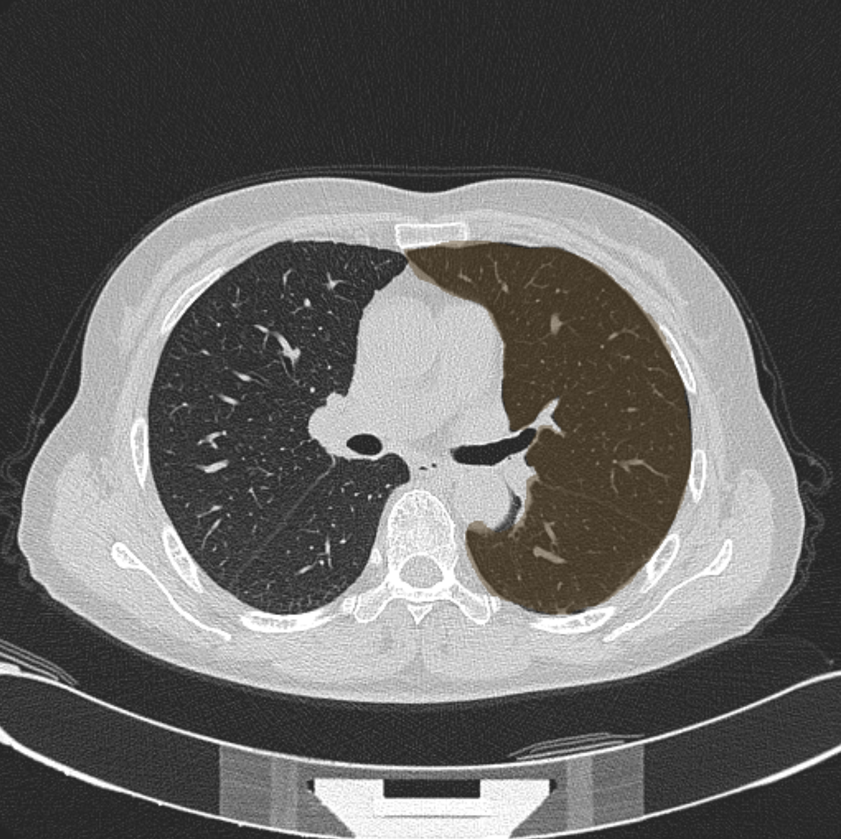
#> input picture mi/img1.png, 841 x 839 px, shrunk from 1294 x 1292 before the run
$ python '提取区域的边界.py'
#> lines starting #> are read from the running program, lines starting #| are printed output that depends on the picture; after the words box and inside, x2 and y2 are one past the last pixel; in counts of white or black regions, pixels touching at a corner belong together
### mi/customed_toolkit.py
import matplotlib.pyplot as plt
import numpy as np

from skimage.color import rgba2rgb,rgb2hsv
from scipy import ndimage as ndi


def show_with_mask(img, mask):
    img[mask,0]=1
    img[mask,1]=0
    img[mask,2]=0
    show_img(img, mask)

def show_img(*img):
    """
    展示图像
    """
    length = len(img)
    for i in range(length):
        plt.subplot(1,length,i+1)
        plt.imshow(img[i])
    plt.show()

def extract_edges_points(img):
    """
    获得边界mask和边界点集
    """
    from skimage.filters import sobel
    elevation_map = sobel(img)
    edges_mask = elevation_map > 0.5
    points = get_points_from_mask(edges_mask)
    return points, edges_mask

def get_points_from_mask(mask,origin='left-top'):
    """
    根据mask获取边界点
    """
    points = np.array( np.where(mask) )
    if origin == 'left-top':
        points = points[-1::-1]     # 直接将x,y坐标颠倒
    return points

# [18 lines left out: functions get_edges_from_curve, segment_by_mask, not called in this run]

### mi/提取区域的边界.py
import matplotlib.pyplot as plt
import numpy as np

from skimage.color import rgba2rgb,rgb2hsv
from skimage.feature import canny
from scipy import ndimage as ndi
from scipy.ndimage import find_objects
from customed_toolkit import extract_edges_points,show_with_mask,show_img


def get_edges_from_colouration(img_rgb):
    """
    提取蒙层的边界
    """

    height = img_rgb.shape[0]
    width = img_rgb.shape[1]

    # rgb2hsv
    img_hsv = rgb2hsv(img_rgb)
    img_hsv_hue = img_hsv[:,:,0]

    # Edge-based segmentation
    edges = canny(img_hsv_hue)

    # fill holes
    fill_holes = ndi.binary_fill_holes(edges)

    # label, 填充
    structure = [[1,1,1], [1,1,1], [1,1,1]]
    label_objects,nb_labels = ndi.label(fill_holes,structure)


    # 剔除额外的标签
    sizes = np.bincount(label_objects.ravel())
    mask_sizes = sizes> (height*width)*1e-5
    mask_sizes[0] = 0
    bin_img_cleaned = mask_sizes[label_objects]


    # 提取边界点
    return extract_edges_points(bin_img_cleaned)


if __name__ == "__main__":
    from skimage import io
    img = io.imread('./img1.png')
#> img is the input picture: shape (839, 841, 4); mean R, G, B, A 100.8, 99.9, 98.5, 255
    channel = img.shape[2]
#> channel = 4
    if channel == 4:
        img_rgb = rgba2rgb(img)
    points,edges_mask = get_edges_from_colouration(img_rgb)
#> in get_edges_from_colouration, `img_hsv = rgb2hsv(img_rgb)`: img_hsv: shape (839, 841, 3) float64; mean of channels 0, 1, 2 0.0091, 0.0303, 0.395
#> in get_edges_from_colouration, `img_hsv_hue = img_hsv[:,:,0]`:
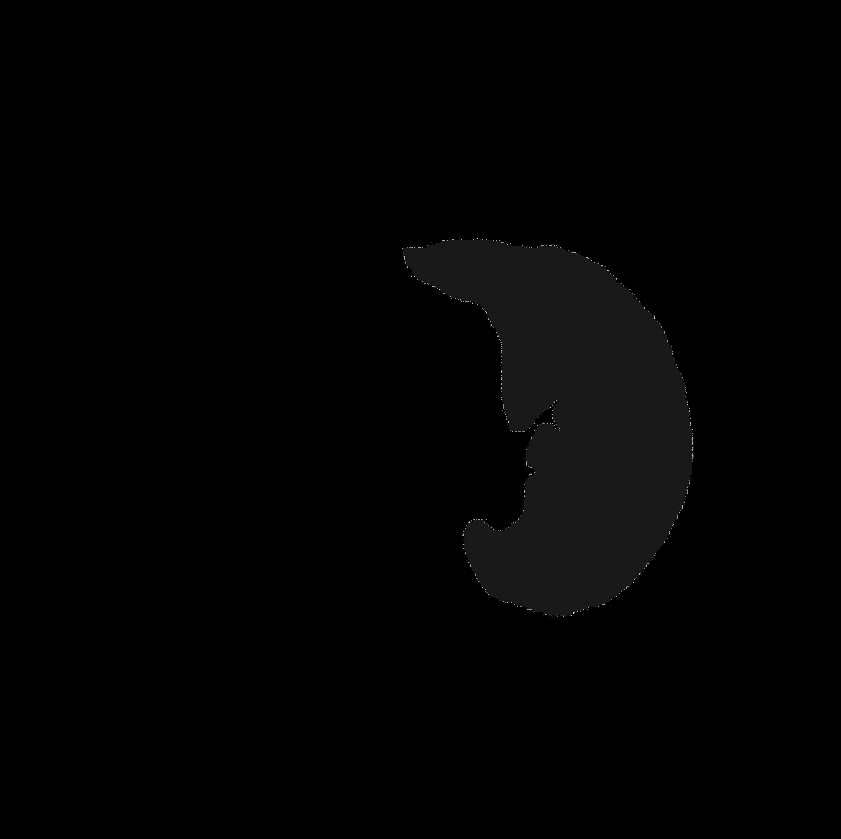
#> img_hsv_hue: shape (839, 841) float64; min 0, max 0.833, mean 0.0091
#> in get_edges_from_colouration, `edges = canny(img_hsv_hue)`:
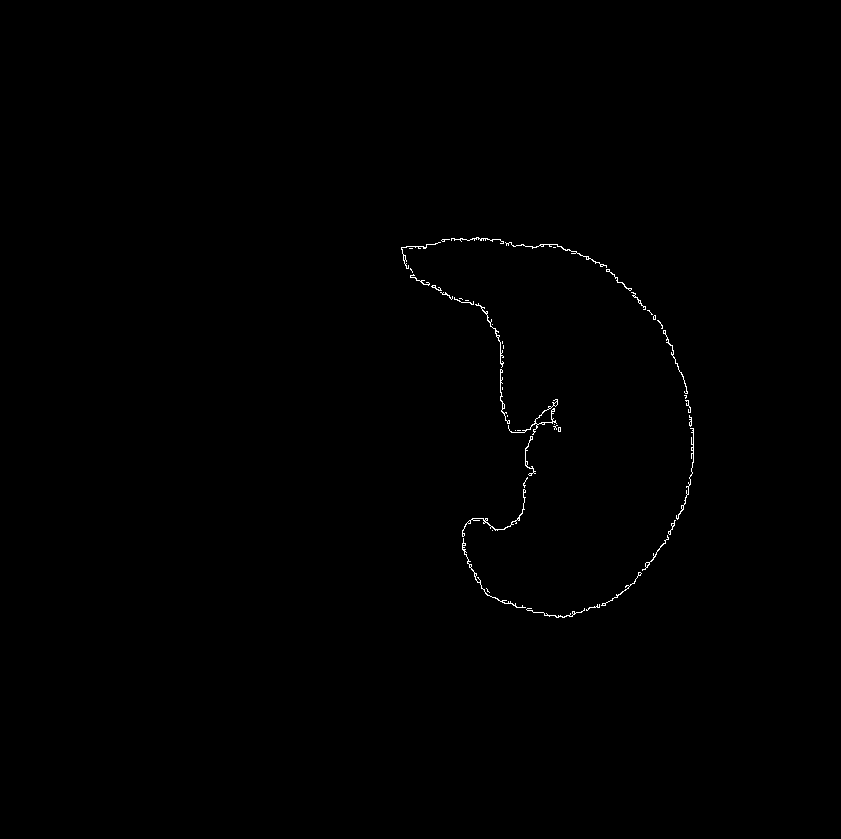
#> edges: shape (839, 841) bool; 0.29% white in thin lines or dots, all inside (x1, y1, x2, y2) = (401, 237, 694, 618)
#> in get_edges_from_colouration, `label_objects,nb_labels = ndi.label(fill_holes,structure)`: label_objects: shape (839, 841) int32; 48 distinct labels, from 0 to 47
#> in get_edges_from_colouration, `label_objects,nb_labels = ndi.label(fill_holes,structure)`: nb_labels = 47
#> in get_edges_from_colouration, `sizes = np.bincount(label_objects.ravel())`: sizes = 48 values, max 703428 at index 0, min 1 at index 20, mean 14700
#> in extract_edges_points, `edges_mask = elevation_map > 0.5`:
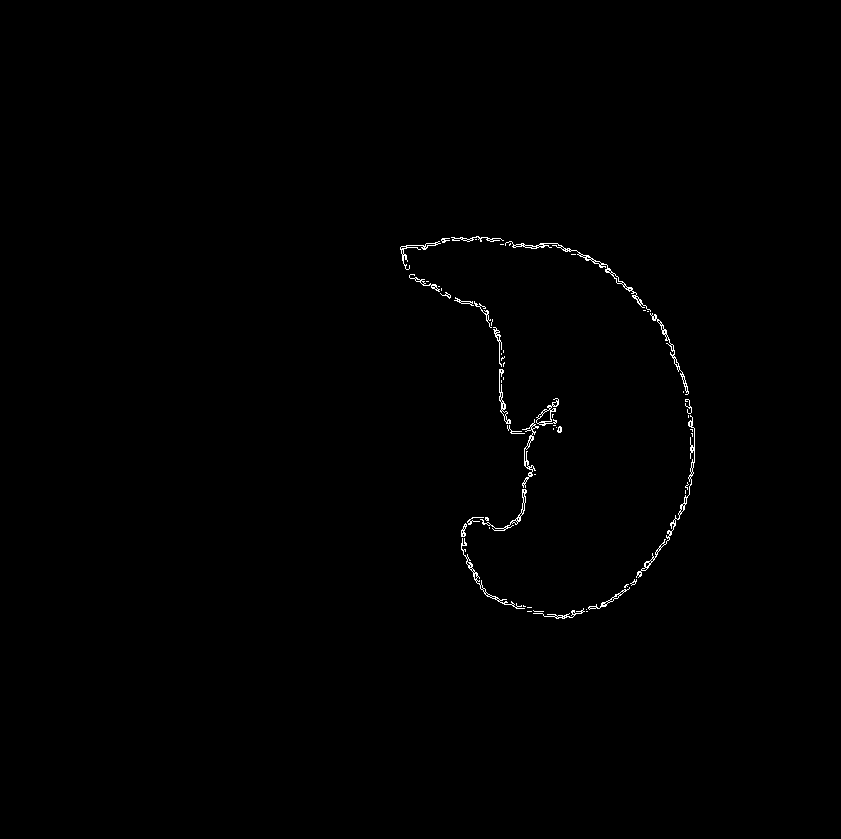
#> edges_mask: shape (839, 841) bool; 0.45% white in thin lines or dots, all inside (x1, y1, x2, y2) = (400, 236, 695, 619)

    # 结果呈现
    # plt.plot(points[0],points[1],'.')     # 根据坐标点画边界曲线
    show_with_mask(img_rgb,edges_mask)
#> in show_img, `plt.show()`:
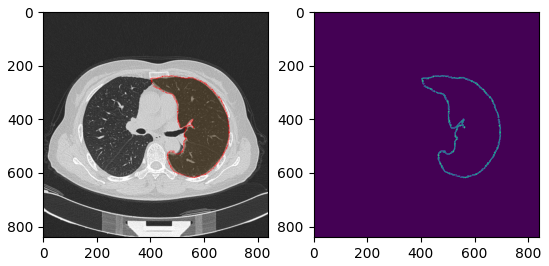
#> figure drawn by matplotlib, 2 panels
